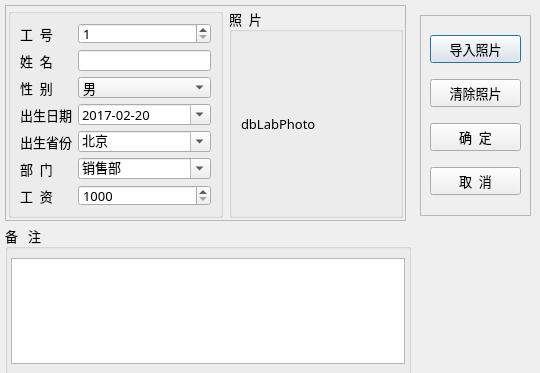
<?xml version="1.0" encoding="UTF-8"?>
<ui version="4.0">
 <class>TDialogData</class>
 <widget class="QDialog" name="TDialogData">
  <property name="geometry">
   <rect>
    <x>0</x>
    <y>0</y>
    <width>540</width>
    <height>373</height>
   </rect>
  </property>
  <property name="font">
   <font>
    <family>宋体</family>
    <pointsize>10</pointsize>
   </font>
  </property>
  <property name="windowTitle">
   <string>编辑记录</string>
  </property>
  <widget class="QGroupBox" name="groupBox_3">
   <property name="geometry">
    <rect>
     <x>5</x>
     <y>225</y>
     <width>406</width>
     <height>151</height>
    </rect>
   </property>
   <property name="title">
    <string>备   注</string>
   </property>
   <property name="flat">
    <bool>true</bool>
   </property>
   <layout class="QVBoxLayout" name="verticalLayout_3">
    <property name="leftMargin">
     <number>3</number>
    </property>
    <property name="rightMargin">
     <number>3</number>
    </property>
    <item>
     <widget class="QPlainTextEdit" name="editMemo">
      <property name="maximumSize">
       <size>
        <width>16777215</width>
        <height>16777215</height>
       </size>
      </property>
     </widget>
    </item>
   </layout>
  </widget>
  <widget class="QFrame" name="frame">
   <property name="geometry">
    <rect>
     <x>420</x>
     <y>15</y>
     <width>111</width>
     <height>201</height>
    </rect>
   </property>
   <property name="frameShape">
    <enum>QFrame::StyledPanel</enum>
   </property>
   <property name="frameShadow">
    <enum>QFrame::Raised</enum>
   </property>
   <layout class="QVBoxLayout" name="verticalLayout_2">
    <item>
     <widget class="QPushButton" name="btnSetPhoto">
      <property name="text">
       <string>导入照片</string>
      </property>
      <property name="icon">
       <iconset resource="res.qrc">
        <normaloff>:/images/images/00.JPG</normaloff>:/images/images/00.JPG</iconset>
      </property>
     </widget>
    </item>
    <item>
     <widget class="QPushButton" name="btnClearPhoto">
      <property name="text">
       <string>清除照片</string>
      </property>
      <property name="icon">
       <iconset resource="res.qrc">
        <normaloff>:/images/images/103.bmp</normaloff>:/images/images/103.bmp</iconset>
      </property>
     </widget>
    </item>
    <item>
     <widget class="QPushButton" name="btnOK">
      <property name="text">
       <string>确  定</string>
      </property>
      <property name="icon">
       <iconset resource="res.qrc">
        <normaloff>:/images/images/704.bmp</normaloff>:/images/images/704.bmp</iconset>
      </property>
     </widget>
    </item>
    <item>
     <widget class="QPushButton" name="btnClose">
      <property name="text">
       <string>取  消</string>
      </property>
      <property name="icon">
       <iconset resource="res.qrc">
        <normaloff>:/images/images/706.bmp</normaloff>:/images/images/706.bmp</iconset>
      </property>
     </widget>
    </item>
   </layout>
  </widget>
  <widget class="QFrame" name="frame_2">
   <property name="geometry">
    <rect>
     <x>5</x>
     <y>5</y>
     <width>401</width>
     <height>216</height>
    </rect>
   </property>
   <property name="frameShape">
    <enum>QFrame::StyledPanel</enum>
   </property>
   <property name="frameShadow">
    <enum>QFrame::Raised</enum>
   </property>
   <layout class="QHBoxLayout" name="horizontalLayout">
    <property name="leftMargin">
     <number>2</number>
    </property>
    <property name="topMargin">
     <number>2</number>
    </property>
    <property name="rightMargin">
     <number>2</number>
    </property>
    <property name="bottomMargin">
     <number>2</number>
    </property>
    <item>
     <widget class="QGroupBox" name="groupBox_2">
      <property name="title">
       <string/>
      </property>
      <layout class="QFormLayout" name="formLayout">
       <item row="0" column="0">
        <widget class="QLabel" name="label">
         <property name="text">
          <string>工  号</string>
         </property>
         <property name="buddy">
          <cstring>spinEmpNo</cstring>
         </property>
        </widget>
       </item>
       <item row="0" column="1">
        <widget class="QSpinBox" name="spinEmpNo">
         <property name="minimum">
          <number>1</number>
         </property>
         <property name="maximum">
          <number>10000</number>
         </property>
        </widget>
       </item>
       <item row="1" column="0">
        <widget class="QLabel" name="label_2">
         <property name="text">
          <string>姓  名</string>
         </property>
         <property name="buddy">
          <cstring>editName</cstring>
         </property>
        </widget>
       </item>
       <item row="1" column="1">
        <widget class="QLineEdit" name="editName"/>
       </item>
       <item row="2" column="0">
        <widget class="QLabel" name="label_3">
         <property name="text">
          <string>性  别</string>
         </property>
         <property name="buddy">
          <cstring>comboSex</cstring>
         </property>
        </widget>
       </item>
       <item row="2" column="1">
        <widget class="QComboBox" name="comboSex">
         <item>
          <property name="text">
           <string>男</string>
          </property>
         </item>
         <item>
          <property name="text">
           <string>女</string>
          </property>
         </item>
        </widget>
       </item>
       <item row="3" column="0">
        <widget class="QLabel" name="label_5">
         <property name="text">
          <string>出生日期</string>
         </property>
         <property name="buddy">
          <cstring>editBirth</cstring>
         </property>
        </widget>
       </item>
       <item row="3" column="1">
        <widget class="QDateEdit" name="editBirth">
         <property name="displayFormat">
          <string>yyyy-MM-dd</string>
         </property>
         <property name="calendarPopup">
          <bool>true</bool>
         </property>
         <property name="date">
          <date>
           <year>2017</year>
           <month>2</month>
           <day>20</day>
          </date>
         </property>
        </widget>
       </item>
       <item row="4" column="0">
        <widget class="QLabel" name="label_7">
         <property name="text">
          <string>出生省份</string>
         </property>
         <property name="buddy">
          <cstring>comboProvince</cstring>
         </property>
        </widget>
       </item>
       <item row="4" column="1">
        <widget class="QComboBox" name="comboProvince">
         <property name="editable">
          <bool>true</bool>
         </property>
         <property name="currentText">
          <string>北京</string>
         </property>
         <item>
          <property name="text">
           <string>北京</string>
          </property>
         </item>
         <item>
          <property name="text">
           <string>上海</string>
          </property>
         </item>
         <item>
          <property name="text">
           <string>天津</string>
          </property>
         </item>
         <item>
          <property name="text">
           <string>重庆</string>
          </property>
         </item>
         <item>
          <property name="text">
           <string>安徽</string>
          </property>
         </item>
         <item>
          <property name="text">
           <string>河北</string>
          </property>
         </item>
         <item>
          <property name="text">
           <string>河南</string>
          </property>
         </item>
         <item>
          <property name="text">
           <string>湖北</string>
          </property>
         </item>
         <item>
          <property name="text">
           <string>湖南</string>
          </property>
         </item>
         <item>
          <property name="text">
           <string>山西</string>
          </property>
         </item>
         <item>
          <property name="text">
           <string>山东</string>
          </property>
         </item>
         <item>
          <property name="text">
           <string>陕西</string>
          </property>
         </item>
         <item>
          <property name="text">
           <string>江苏</string>
          </property>
         </item>
         <item>
          <property name="text">
           <string>江西</string>
          </property>
         </item>
        </widget>
       </item>
       <item row="5" column="0">
        <widget class="QLabel" name="label_6">
         <property name="text">
          <string>部  门</string>
         </property>
         <property name="buddy">
          <cstring>comboDep</cstring>
         </property>
        </widget>
       </item>
       <item row="5" column="1">
        <widget class="QComboBox" name="comboDep">
         <property name="editable">
          <bool>true</bool>
         </property>
         <property name="currentText">
          <string>销售部</string>
         </property>
         <item>
          <property name="text">
           <string>销售部</string>
          </property>
         </item>
         <item>
          <property name="text">
           <string>技术部</string>
          </property>
         </item>
         <item>
          <property name="text">
           <string>生产部</string>
          </property>
         </item>
         <item>
          <property name="text">
           <string>行政部</string>
          </property>
         </item>
        </widget>
       </item>
       <item row="6" column="0">
        <widget class="QLabel" name="label_12">
         <property name="text">
          <string>工  资</string>
         </property>
         <property name="buddy">
          <cstring>spinSalary</cstring>
         </property>
        </widget>
       </item>
       <item row="6" column="1">
        <widget class="QSpinBox" name="spinSalary">
         <property name="prefix">
          <string/>
         </property>
         <property name="minimum">
          <number>1000</number>
         </property>
         <property name="maximum">
          <number>50000</number>
         </property>
         <property name="singleStep">
          <number>100</number>
         </property>
         <property name="value">
          <number>1000</number>
         </property>
        </widget>
       </item>
      </layout>
     </widget>
    </item>
    <item>
     <widget class="QGroupBox" name="groupBox">
      <property name="title">
       <string>照  片</string>
      </property>
      <property name="flat">
       <bool>true</bool>
      </property>
      <layout class="QVBoxLayout" name="verticalLayout">
       <item>
        <widget class="QLabel" name="LabPhoto">
         <property name="minimumSize">
          <size>
           <width>150</width>
           <height>0</height>
          </size>
         </property>
         <property name="maximumSize">
          <size>
           <width>350</width>
           <height>16777215</height>
          </size>
         </property>
         <property name="text">
          <string>dbLabPhoto</string>
         </property>
        </widget>
       </item>
      </layout>
     </widget>
    </item>
   </layout>
  </widget>
 </widget>
 <resources>
  <include location="res.qrc"/>
 </resources>
 <connections>
  <connection>
   <sender>btnClose</sender>
   <signal>clicked()</signal>
   <receiver>TDialogData</receiver>
   <slot>reject()</slot>
   <hints>
    <hint type="sourcelabel">
     <x>530</x>
     <y>230</y>
    </hint>
    <hint type="destinationlabel">
     <x>294</x>
     <y>205</y>
    </hint>
   </hints>
  </connection>
  <connection>
   <sender>btnOK</sender>
   <signal>clicked()</signal>
   <receiver>TDialogData</receiver>
   <slot>accept()</slot>
   <hints>
    <hint type="sourcelabel">
     <x>530</x>
     <y>173</y>
    </hint>
    <hint type="destinationlabel">
     <x>294</x>
     <y>205</y>
    </hint>
   </hints>
  </connection>
 </connections>
</ui>
